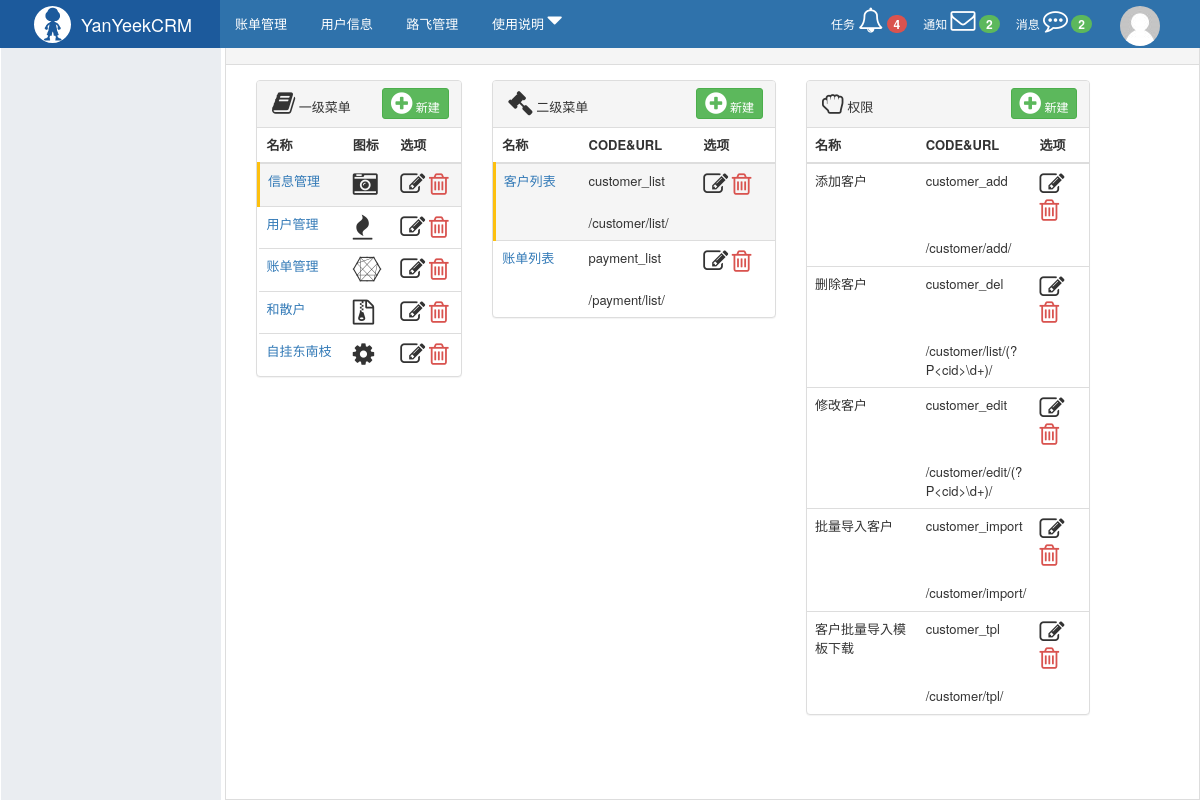
/rbac/menu/list/?mid=1&sid=1, run on an earlier commit of the app's database.
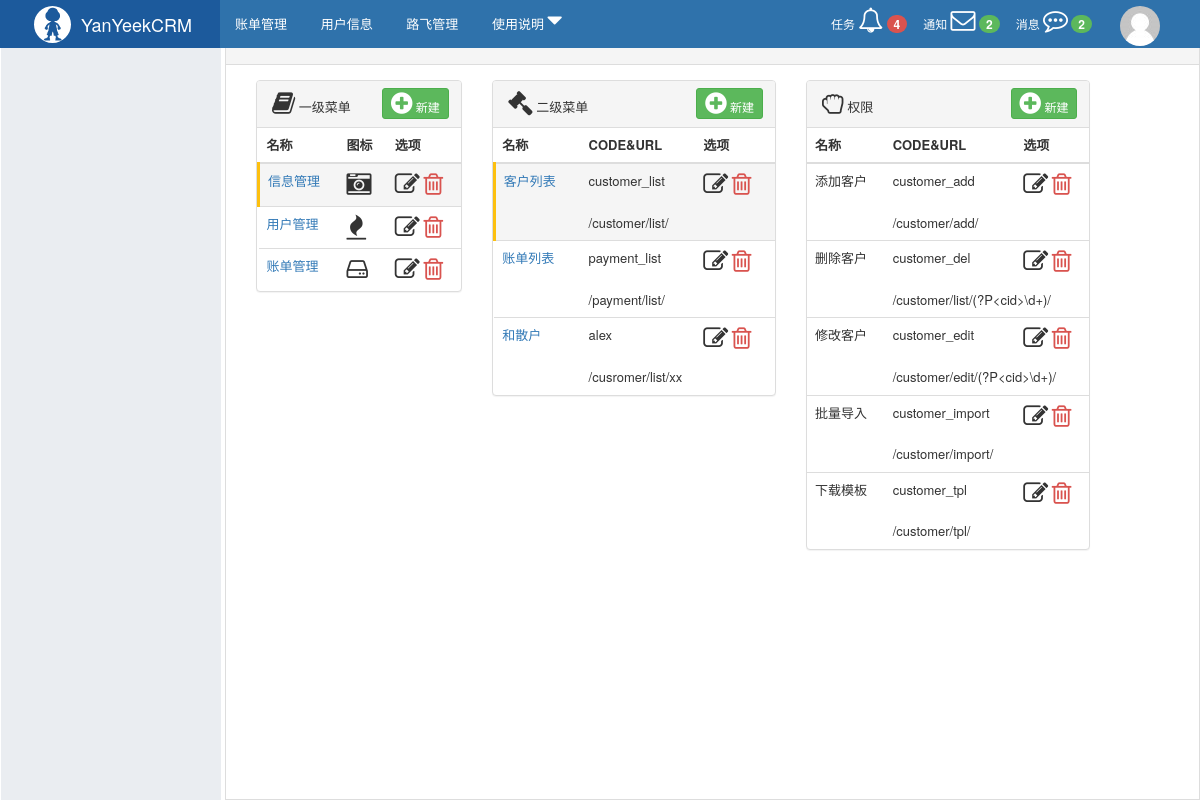
And on a later commit of the database.
### rbac/models.py (models this page shows, shortened)
class Menu(models.Model):
	title = models.CharField(verbose_name='菜单名称', max_length=32)
	icon = models.CharField(verbose_name="图标", max_length=32)

class Permission(models.Model):
	title = models.CharField(verbose_name='标题', max_length=32)
	url = models.CharField(verbose_name='含正则的URL', max_length=128)
	name = models.CharField(verbose_name='URL别名', max_length=32, unique=True)
	menu = models.ForeignKey(verbose_name='所属菜单', to='Menu', null=True, blank=True, help_text='null表示不是菜单;非null表示是二级菜单')
	pid = models.ForeignKey(verbose_name='关联的权限', to='Permission', null=True, blank=True, related_name='parents',
	                        help_text='对于非菜单权限需要选择一个可以成为菜单的权限,用户做默认展开和选中菜单。')

### rbac/views/menu.py (the view)
def menu_list(request):
	menus = models.Menu.objects.all()
	menu_id = request.GET.get('mid')  # 用户选择的一级菜单
	second_menu_id = request.GET.get('sid')  # 用户选择的二级菜单
	if not models.Menu.objects.filter(id=menu_id).exists():
		menu_id = None
	if menu_id:
		second_menus = models.Permission.objects.filter(menu_id=menu_id)
	else:
		second_menus = []
	if second_menu_id:
		permissions = models.Permission.objects.filter(pid_id=second_menu_id)
	else:
		permissions = []
	if not models.Permission.objects.filter(id=second_menu_id).exists():
		permissions = None
	return render(
		request,
		'rbac/menu_list.html',
		{
			'menus': menus,
			'second_menus': second_menus,
			'permissions': permissions,
			'menu_id': menu_id,
			'second_menu_id': second_menu_id,
		}
	)

### rbac/service/urls.py (called while the page is built)
def memory_url(request, name, *args, **kwargs):
	basic_url = reverse(name, args=args, kwargs=kwargs)
	if not request.GET:
		return basic_url
	query_dict = QueryDict(mutable=True)
	query_dict['_filter'] = request.GET.urlencode()  # 拿到参数字符串,并打包参数，用urlencode方法转义成整体
	return "%s?%s" % (basic_url, query_dict.urlencode())

### rbac/templatetags/rbac.py (called while the page is built)
@register.simple_tag()
def memory_url(request, name, *args, **kwargs):
	return urls.memory_url(request, name, *args, **kwargs)

### rbac/templates/rbac/menu_list.html (shortened to what this page needs)
{% extends 'layout.html' %}
{% load rbac %}
{% block content %}
    <div class="luffy-container">
        <div class="col-md-3">
            <div class="panel panel-default">
                <div class="panel-heading">
                    <i class="fa fa-book" aria-hidden="true"></i>&nbsp;一级菜单
                    <a href="{% memory_url request 'rbac:menu_add' %}" class="right btn btn-success btn-xs"
                       style="padding: 2px 8px;margin: -3px;">
                        <i class="fa fa-plus-circle" aria-hidden="true"></i>
                        新建
                    </a>
                </div>
                <table class="table">
                    <thead>
                    <tr>
                        <th>名称</th>
                        <th>图标</th>
                        <th>选项</th>
                    </tr>
                    </thead>
                    <tbody>
                    {% for row in menus %}
                        <tr class="{% if row.id|safe == menu_id %}active{% endif %}">
                            <td>
                                <a href="?mid={{ row.id }}">{{ row.title }}</a>
                            </td>
                            <td>
                                <i class="fa {{ row.icon }} " aria-hidden="true"></i>
                            </td>
                            <td>
                                <a style="color: #333333;" href="{% memory_url request 'rbac:menu_edit' pk=row.id %}">
                                    <i class="fa fa-edit" aria-hidden="true"></i></a>
                                <a style="color: #d9534f;" href="{% memory_url request 'rbac:menu_del' pk=row.id %}"><i
                                        class="fa fa-trash-o"></i></a>
                            </td>
                        </tr>
                    {% endfor %}
                    </tbody>
                </table>
            </div>
        </div>
        <div class="col-md-4">
            <div class="panel panel-default">
                <div class="panel-heading">
                    <i class="fa fa-gavel" aria-hidden="true"></i>&nbsp;二级菜单
                    {% if menu_id %}
                        <a href="{% memory_url request 'rbac:second_menu_add' menu_id=menu_id %}"
                           class="right btn btn-success btn-xs"
                           style="padding: 2px 8px;margin: -3px;">
                            <i class="fa fa-plus-circle" aria-hidden="true"></i>
                            新建
                        </a>
                    {% endif %}
                </div>
                <table class="table">
                    <thead>
                    <tr>
                        <th>名称</th>
                        <th>CODE&URL</th>
                        <th>选项</th>
                    </tr>
                    </thead>
                    <tbody>
                    {% for row in second_menus %}
                        <tr class="{% if row.id|safe == second_menu_id %}active{% endif %}">
                            <td rowspan="2">
                                <a href="?mid={{ menu_id }}&sid={{ row.id }}">{{ row.title }}</a>
                            </td>
                            <td>{{ row.name }}</td>
                            <td>
                                <a style="color: #333333;"
                                   href="{% memory_url request 'rbac:second_menu_edit' pk=row.id %}">
                                    <i class="fa fa-edit" aria-hidden="true"></i></a>
                                <a style="color: #d9534f;"
                                   href="{% memory_url request 'rbac:second_menu_del' pk=row.id %}"><i
                                        class="fa fa-trash-o"></i></a>
                            </td>
                        </tr>
                        <tr class="{% if row.id|safe == second_menu_id %}active{% endif %}">
                            <td colspan="2" style="border-top: 0">{{ row.url }}</td>
                        </tr>
                    {% endfor %}
                    </tbody>
                </table>
            </div>
        </div>
        <div class="col-md-4">
            <div class="panel panel-default">
                <div class="panel-heading">
                    <i class="fa fa-hand-grab-o" aria-hidden="true"></i>&nbsp;权限
                    {% if second_menu_id %}
                        <a href="{% memory_url request 'rbac:permission_add' second_menu_id=second_menu_id %}"
                           class="right btn btn-success btn-xs"
                           style="padding: 2px 8px;margin: -3px;">
                            <i class="fa fa-plus-circle" aria-hidden="true"></i>
                            新建
                        </a>
                    {% endif %}
                </div>
                <table class="table">
                    <thead>
                    <tr>
                        <th>名称</th>
                        <th>CODE&URL</th>
                        <th>选项</th>
                    </tr>
                    </thead>
                    <tbody>
                    {% for row in permissions %}
                        <tr>
                            <td rowspan="2">{{ row.title }}</td>
                            <td>{{ row.name }}</td>
                            <td>
                                <a style="color: #333333;"
                                   href="{% memory_url request 'rbac:permission_edit' pk=row.id %}">
                                    <i class="fa fa-edit" aria-hidden="true"></i></a>
                                <a style="color: #d9534f;"
                                   href="{% memory_url request 'rbac:permission_del' pk=row.id %}"><i
                                        class="fa fa-trash-o"></i></a>
                            </td>
                        </tr>
                        <tr>
                            <td colspan="2" style="border-top: 0">{{ row.url }}</td>
                        </tr>
                    {% endfor %}
                    </tbody>
                </table>
            </div>
        </div>
    </div>
{% endblock %}

### web/templates/layout.html (shortened to what this page needs)
{% load staticfiles %}
{% load rbac %}
<!DOCTYPE html>
<html lang="en">
<head>
    <link rel="stylesheet" href="{% static 'plugins/bootstrap/css/bootstrap.css' %} "/>
    <link rel="stylesheet" href="{% static 'plugins/font-awesome/css/font-awesome.css' %} "/>
    <link rel="stylesheet" href="{% static 'css/commons.css' %} "/>
    <link rel="stylesheet" href="{% static 'css/nav.css' %} "/>
    <link rel="stylesheet" href="{% static 'rbac/css/rbac.css' %} "/>
</head>
<body>
<div class="pg-header">
    <div class="nav">
        <div class="logo-area left">
            <a href="#">
                <img class="logo" src="{% static 'imgs/logo.svg' %}">
                <span style="font-size: 18px;">YanYeekCRM </span>
            </a>
        </div>
        <div class="left-menu left">
            <a href="/payment/list/" class="menu-item">账单管理</a>
            <a href="/customer/list/" class="menu-item">用户信息</a>
            <a href="/rbac/menu/list/" class="menu-item">路飞管理</a>
            <div class="menu-item">
                <span>使用说明</span>
                <i class="fa fa-caret-down" aria-hidden="true"></i>
            </div>
        </div>
        <div class="right-menu right clearfix">
            <div class="user-info right">
                <a href="#" class="avatar">
                    <img class="img-circle" src="{% static 'imgs/default.png' %}">
                </a>
            </div>
            <a class="user-menu right">
                消息
                <i class="fa fa-commenting-o" aria-hidden="true"></i>
                <span class="badge bg-success">2</span>
            </a>
            <a class="user-menu right">
                通知
                <i class="fa fa-envelope-o" aria-hidden="true"></i>
                <span class="badge bg-success">2</span>
            </a>
            <a class="user-menu right">
                任务
                <i class="fa fa-bell-o" aria-hidden="true"></i>
                <span class="badge bg-danger">4</span>
            </a>
        </div>
    </div>
</div>
<div class="pg-body">
    <div class="left-menu">
    </div>
    <div class="right-body">
        <div>
            <ol class="breadcrumb no-radius no-margin" style="border-bottom: 1px solid #dddddd;">
            </ol>
        </div>
        {% block content %} {% endblock %}
    </div>
</div>
</body>
</html>

### web/static/css/commons.css (style rules this page uses)
body { margin: 0; }
img { border: 0; }
.left { float: left; }
.right { float: right; }
.clearfix:after { clear: both; display: block; visibility: hidden; height: 0; }
.bg-danger { background-color: #d9534f !important; color: #ffffff; }
.bg-success { background-color: #5cb85c !important; color: #ffffff; }
.badge { display: inline-block; min-width: 10px; padding: 3px 7px; font-size: 12px; font-weight: bold; line-height: 1; color: #fff; text-align: center; white-space: nowrap; vertical-align: baseline; background-color: #777; border-radius: 10px; }
.img-circle { border-radius: 50%; }

### web/static/css/nav.css (style rules this page uses)
.nav { min-width: 980px; height: 48px; background-color: #2F72AB; color: #ffffff; line-height: 48px; overflow: visible; font-size: 12px; }
.nav .logo-area { width: 220px; overflow: hidden; height: 48px; text-align: center; background-color: #1c5a9c; }
.nav .logo-area > a { color: #ffffff; text-decoration: none; display: inline-block; }
.nav .logo-area .logo { height: 37px; width: 37px; float: left; margin: 6px; margin-right: 10px; }
.nav .left-menu { font-size: 13px; }
.nav .left-menu .menu-item { display: inline-block; padding: 0 15px; cursor: pointer; position: relative; color: white; text-decoration: none; }
.nav .right-menu .user-menu { padding: 0 8px; cursor: pointer; color: white; text-decoration: none; }
.nav .right-menu .user-info { padding: 0 30px 0 10px; height: 48px; position: relative; }
.nav .right-menu .user-info .avatar { display: inline-block; padding: 0 10px; height: 48px; }

### web/templates/layout.html (style rules this page uses)
body { margin: 0; }
.no-radius { border-radius: 0; }
.no-margin { margin: 0; }
.pg-body > .left-menu { background-color: #EAEDF1; position: absolute; left: 1px; top: 48px; bottom: 0; width: 220px; border: 1px solid #EAEDF1; overflow: auto; }
.pg-body > .right-body { position: absolute; left: 225px; right: 0; top: 48px; bottom: 0; overflow: scroll; border: 1px solid #ddd; border-top: 0; font-size: 13px; min-width: 755px; }
.luffy-container { padding: 15px; }
.fa { font-size: 25px; }

### rbac/templates/rbac/menu_list.html (style rules this page uses)
tr.active { border-left: 3px solid #fdc00f; }

What changed in the data, as far as the page shows it:
removed Menu: title "和散户"
removed Menu: title "自挂东南枝"
changed Menu "账单管理": icon "fa-connectdevelop" → "fa-hdd-o" (drawn)
added Permission: title "和散户", name "alex", url "/cusromer/list/xx"
changed Permission "customer_import": title "批量导入客户" → "批量导入"
changed Permission "customer_tpl": title "客户批量导入模板下载" → "下载模板"
